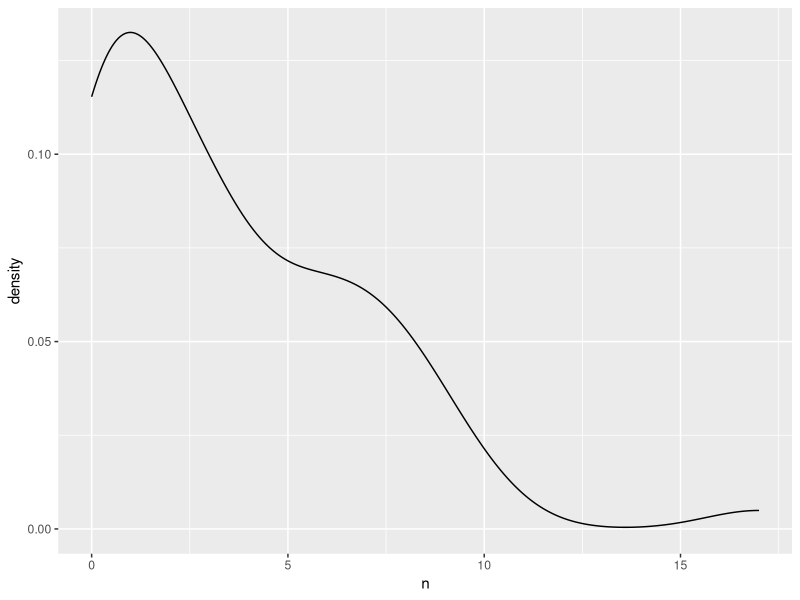

Here is the R script that generated this plot: (Note: this script raises an error after producing the figure.)
library(dplyr)
library(ggplot2)
#all.mag <- read.csv("Clean Data/insitu_2017.csv")
#create new csv for just larrea
#all.mag %>% filter(., s.species == "larrea") %>% write.csv("Clean Data/larreavisits.csv")
larrea <- read.csv("Clean Data/larreavisits.csv")
#v.species <- read.csv("F:/School/Chapter 2/larrea.visitation/v.species.csv")
#larrea <- left_join(larrea, v.species, by = "v.species")
cov <- read.csv("Clean Data/insitu_cov_larrea.csv")
sizes <- read.csv("Clean Data/video_larreadimensions.csv")
cov <- distinct(cov)
cov <- select(cov, -date)
cov$repID <- paste(cov$plant.id, "post")

larrea$repID <- paste(larrea$PlantID, larrea$pre.post)
cov <- inner_join(cov, sizes, by = "plant.id")
cov <- select(cov, -plant.id)
larrea <- left_join(larrea, cov, by = "repID")
#fl.num <- select(larrea, repID, n.flowers) %>% distinct()
#N.FLOWER is only applicable to post. it was just easier to join this way!

count(larrea, pre.post)

#how does floral visitation relate to #flowers
fl <- filter(larrea, part.used == "flower")
fl.count <- fl %>% count(repID)

lar.all <- left_join(cov, fl.count, by = "repID")

#there are 58 because

#attach neighbour density
pans <- read.csv("Clean Data/metadata_yesbeetle.csv")
pans$repID <- paste(pans$plant.id, pans$blooming)
pans <- filter(pans, blooming == "post" & treatment == "shrub")
lar.all <- left_join(lar.all, pans, by = "repID")

lar.all$n[is.na(lar.all$n)] <- 0

#join video covariates
vid.cov <- read.csv("Clean Data/video_cov.csv")
vid.cov$flowering <- gsub("bloom", "post", vid.cov$flowering)
vid.cov$repID <- paste(vid.cov$PlantID, vid.cov$flowering)
lar.all <- vid.cov %>% filter(flowering == "post" & treatment == "shrub") %>% left_join(lar.all, vid.cov, by = "repID")

ggplot(lar.all, aes(n)) + geom_density()
m1 <- glm(n ~ n.flowers + percent.cover, family = "poisson", data = lar.all)
summary(m1)


count(larrea, pre.post)

visitors <- fl %>% group_by(., pre.post, part.used) %>% count(., v.species)

sum(visitors$n)


#modelling
cov <- left_join(cov, fl.count, by = "repID")
cov$n[is.na(cov$n)] <- 0



m1 <- glm(data = cov, family = "quasipoisson"(link="log"), n ~ n.flowers)

summary(m1)
#overdisp_fun(m1)
car::Anova(m1)
m2 <- glm(data = cov, family = "quasipoisson"(link="log"), n ~ n.flowers + height)
m3 <- glm(data = cov, family = "quasipoisson"(link="log"), n ~ height)

summary(m2)
summary(m3)
car::Anova(m3)

ggplot(cov, aes(n.flowers, n)) + geom_point(shape = 1) + geom_smooth(color = "black", size = 0.5) + theme_Publication() + xlab("Floral abundance") + ylab("Visits per 15 min")


#cor.test(repcounts.all$n.flowers, repcounts.all$width)
cor.test(lar.all$n.flowers, lar.all$height)
#cor.test(repcounts.all$width, repcounts.all$height)


